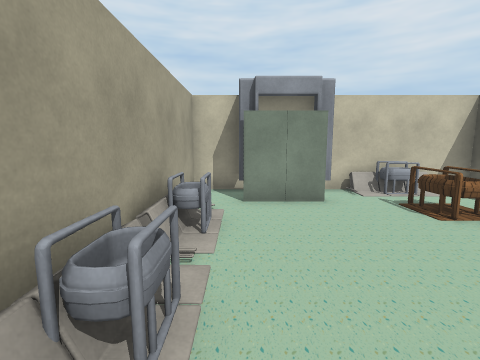
View 1 (above)

16 first-person views from a walk through a Unity game level. The camera is 1.5 m above the floor, tilts 8° down and sees 85° across. The floor is counted in squares, 1 m on a side. Each view is taken from the middle of a square. On the plan, view 1 faces up. The plan holds only what a view shows up to about 14 squares ahead; the rest is blank. The player is left out. Some animated figures are left out. Some surface patterns are stand-ins.

View 2
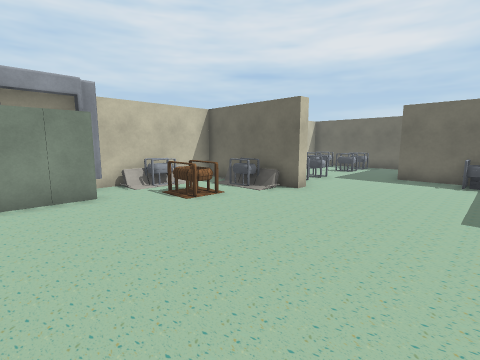

View 3
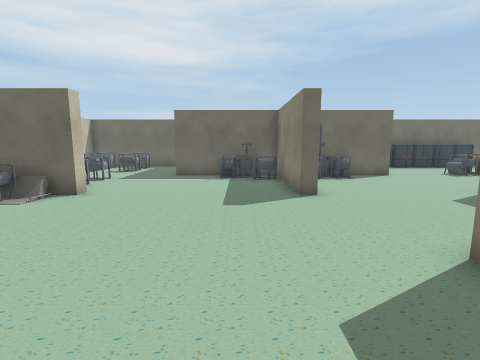

View 4
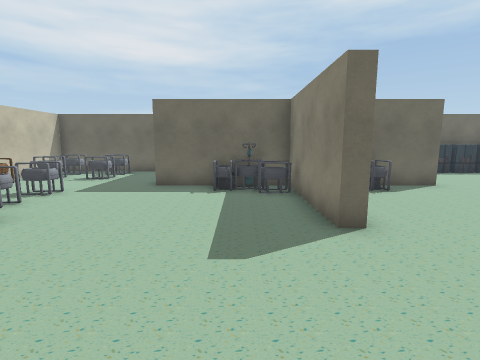

View 5
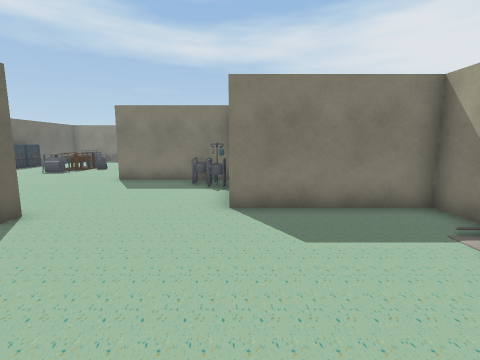

View 6
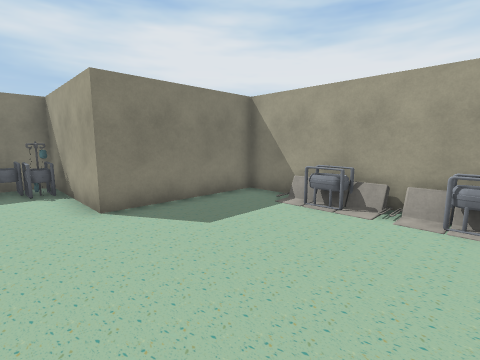

View 7
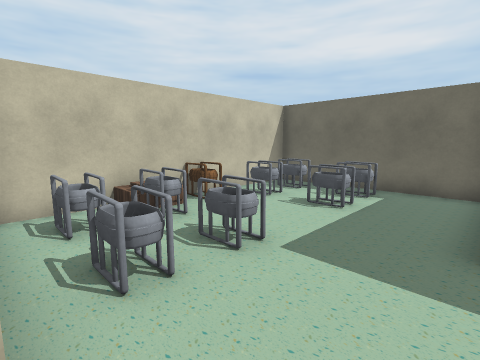

View 8
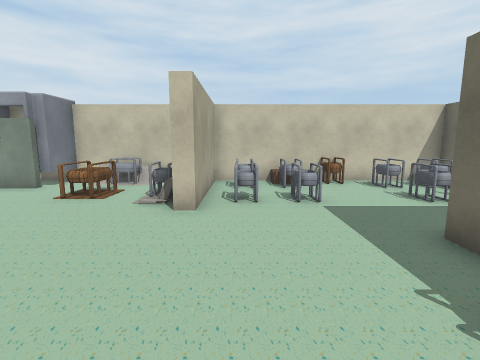

View 9
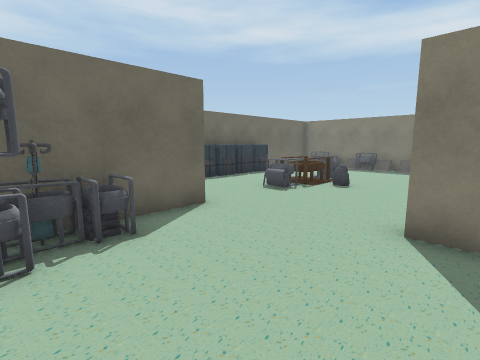

View 10
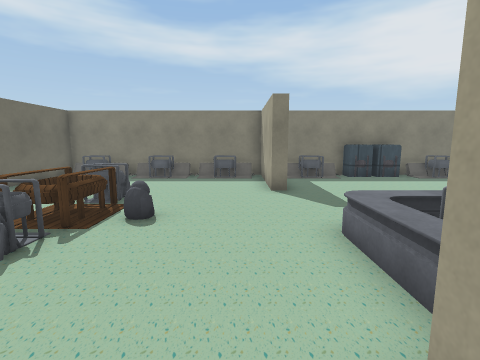

View 11
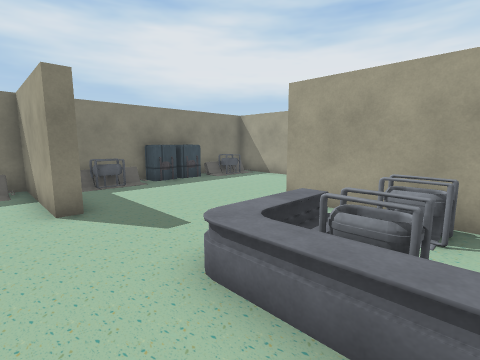

View 12
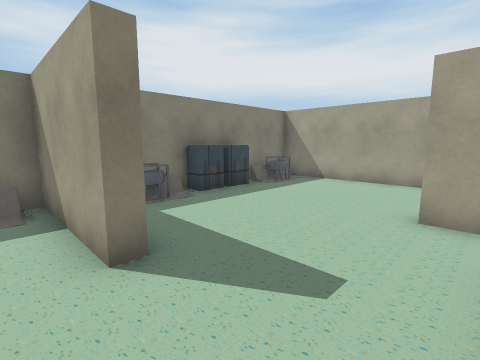

View 13
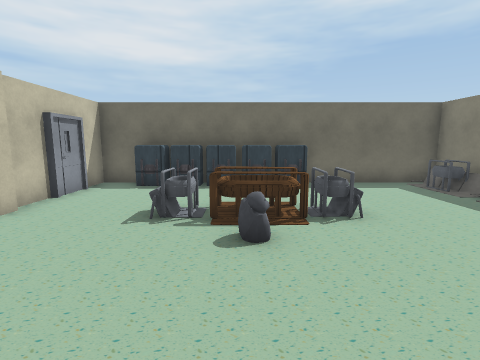

View 14
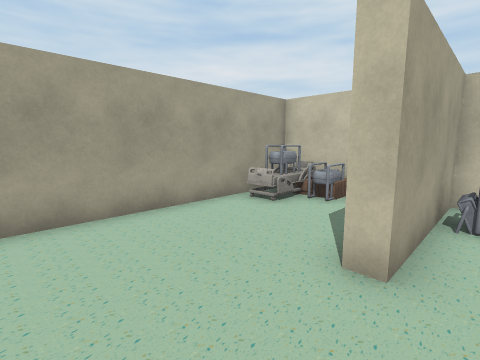

View 15
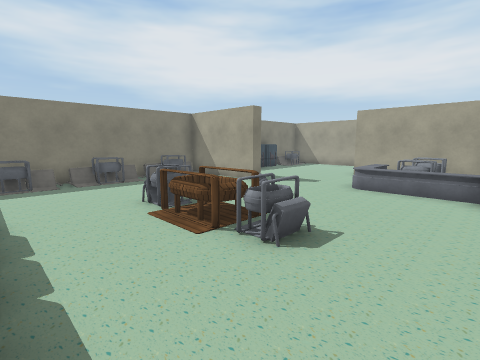

View 16
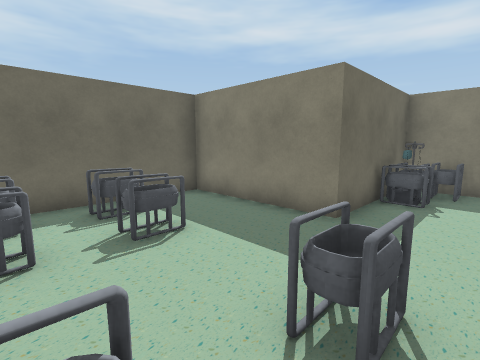

### Floor plan
Points are (right, up) in squares from view 1. A wall is a line through its corners. A room is listed if a view was taken in it or the views show most of it. See-through windows are left out.
Room 1 (views 1, 2, 3, 4, 5, 6, 7, 8, 9, 10, 16)
walls: (7.5, -3.4) (7.5, -2.8) (12.2, -2.8) (12.2, -1.4); (12.2, 0.4) (12.2, 2) (17, 2) (17, 8.5) (8, 8.5) (8, 3.7) (7.5, 3.7) (7.5, 8.5) (2.4, 8.5); (0, 8.5) (-1.5, 8.5) (-1.5, -4) (3.2, -4) (3.2, -8.8) (8, -8.8); (12.2, -8) (12.2, -4.1)
ways out: opening at (10, -8.7) to room 2
objects: other object (-1, -2) to (-1, 0); other object (-1, 1) to (-1, 3); other object (-1, 4) to (-1, 6); other object (0, 7) to (2, 8); other object (4, -8) to (5, -8); other object (4, -7); other object (4, 5) to (5, 6); other object (4, 8) to (5, 8); other object (7, 5) to (7, 7); other object (9, 5); other object (9, 7); other object (11, -5); other object (11, -4); other object (11, -2); other object (11, 0) to (12, 0); other object (11, 5); other object (11, 7); other object (12, -5); other object (12, -1); other object (12, 8) to (13, 8); other object (14, 5); other object (14, 7); other object (16, 5); other object (16, 7)
Room 2 (views 11, 12, 13, 14, 15)
walls: (7.4, -16.2) (8, -16.2) (8, -20.5) (17, -20.5) (17, -15.4); (3.8, -9.2) (3.2, -9.2) (3.2, -14) (2.8, -14); (12.8, -8) (12.2, -8); (17, -13.5) (17, -12.4); (0.9, -9.2) (-1.5, -9.2) (-1.5, -20.5) (6.8, -20.5); (15.5, -7.8) (13, -7.8); (17, -9.6) (17, -7.8) (15.9, -7.8)
ways out: opening at (10, -8.7) to room 1
objects: other object (-1, -20) to (1, -19); other object (-1, -12) to (0, -10); other object (0, -11) to (1, -10); other object (0, -10); other object (2, -20); other object (2, -10); other object (3, -20) to (4, -20); other object (4, -11) to (4, -10); other object (5, -20) to (7, -19); other object (5, -12) to (7, -10); other object (9, -20) to (11, -19); other object (11, -13); other object (12, -20) to (13, -19); other object (12, -15) to (13, -15); other object (12, -14) to (13, -12); other object (13, -11); other object (14, -20) to (16, -19); other object (16, -15) to (17, -14); other object (16, -14) to (17, -13); other object (16, -12) to (17, -12); other object (16, -11) to (17, -11); other object (16, -10) to (17, -10)

Positions as (right, up) in squares from view 1, and headings:
1: (0, 0), facing up
2: (0, -1), facing up-right
3: (0, -1), facing right
4: (3, -1), facing right
5: (3, 2), facing down
6: (5, 2), facing down-left
7: (8, 2), facing up-right
8: (9, -2), facing up
9: (7, -4), facing down-right
10: (9, -8), facing down
11: (9, -10), facing down-left
12: (9, -13), facing down-left
13: (7, -13), facing right
14: (4, -17), facing up-left
15: (16, -9), facing down-left
16: (10, 7), facing down-right
